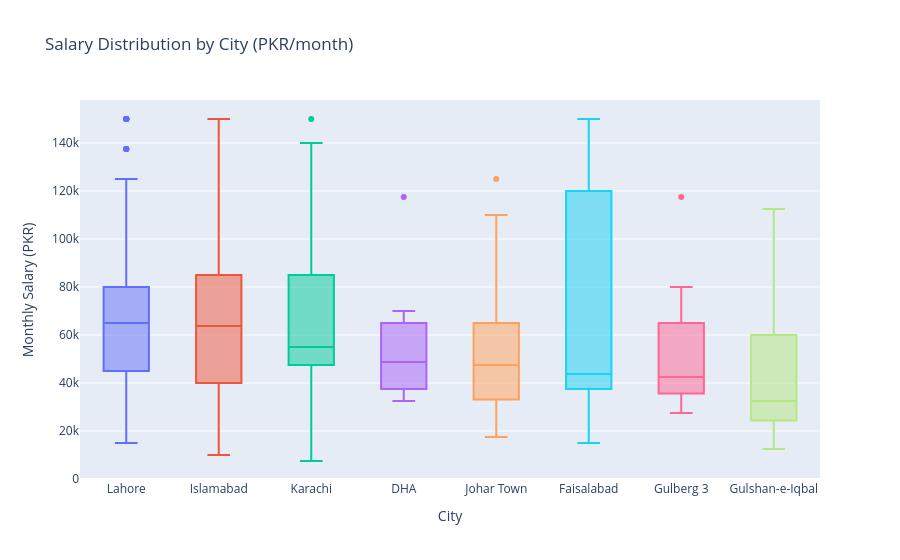

The notebook cell this image was saved under:
### Code cell
# Salary by City (Box Plot)
# Box plot shows median, spread, and outliers — more info than a bar chart
top_cities = df['city'].value_counts().head(8).index.tolist()
city_sal_df = df[df['city'].isin(top_cities) & df['salary_pkr'].notna()]

fig = px.box(
    city_sal_df,
    x='city', y='salary_pkr',
    title='Salary Distribution by City (PKR/month)',
    labels={'city': 'City', 'salary_pkr': 'Monthly Salary (PKR)'},
    color='city',
    category_orders={'city': city_sal_df.groupby('city')['salary_pkr'].median().sort_values(ascending=False).index.tolist()}
)
fig.update_layout(showlegend=False)
fig.show()

### Figure 1 — Plotly figure (JSON) as saved in the notebook; plotly's stock layout.template omitted (floating-point values rounded to 4 significant figures; data arrays with more than 128 entries replaced by an {"elided": "..."} marker saying what was removed)
{"data": [{"alignmentgroup": "True", "hovertemplate": "City=%{x}<br>Monthly Salary (PKR)=%{y}<extra></extra>", "legendgroup": "Lahore", "marker": {"color": "#636efa"}, "name": "Lahore", "notched": false, "offsetgroup": "Lahore", "orientation": "v", "showlegend": true, "type": "box", "x": {"elided": "135 str values"}, "x0": " ", "xaxis": "x", "y": {"elided": "135 float values"}, "y0": " ", "yaxis": "y"}, {"alignmentgroup": "True", "hovertemplate": "City=%{x}<br>Monthly Salary (PKR)=%{y}<extra></extra>", "legendgroup": "Islamabad", "marker": {"color": "#EF553B"}, "name": "Islamabad", "notched": false, "offsetgroup": "Islamabad", "orientation": "v", "showlegend": true, "type": "box", "x": ["Islamabad", "Islamabad", "Islamabad", "Islamabad", "Islamabad", "Islamabad", "Islamabad", "Islamabad", "Islamabad", "Islamabad", "Islamabad", "Islamabad", "Islamabad", "Islamabad", "Islamabad", "Islamabad", "Islamabad", "Islamabad", "Islamabad", "Islamabad", "Islamabad", "Islamabad", "Islamabad", "Islamabad", "Islamabad", "Islamabad", "Islamabad", "Islamabad", "Islamabad", "Islamabad", "Islamabad", "Islamabad", "Islamabad", "Islamabad", "Islamabad", "Islamabad", "Islamabad", "Islamabad", "Islamabad", "Islamabad", "Islamabad", "Islamabad", "Islamabad", "Islamabad", "Islamabad", "Islamabad", "Islamabad", "Islamabad", "Islamabad", "Islamabad", "Islamabad", "Islamabad", "Islamabad", "Islamabad", "Islamabad", "Islamabad", "Islamabad", "Islamabad", "Islamabad", "Islamabad", "Islamabad", "Islamabad", "Islamabad", "Islamabad", "Islamabad", "Islamabad", "Islamabad", "Islamabad", "Islamabad", "Islamabad", "Islamabad", "Islamabad", "Islamabad", "Islamabad", "Islamabad", "Islamabad", "Islamabad", "Islamabad", "Islamabad", "Islamabad", "Islamabad", "Islamabad", "Islamabad", "Islamabad", "Islamabad", "Islamabad", "Islamabad", "Islamabad", "Islamabad", "Islamabad", "Islamabad", "Islamabad", "Islamabad", "Islamabad", "Islamabad", "Islamabad", "Islamabad", "Islamabad", "Islamabad", "Islamabad", "Islamabad", "Islamabad", "Islamabad", "Islamabad", "Islamabad", "Islamabad", "Islamabad", "Islamabad", "Islamabad", "Islamabad", "Islamabad", "Islamabad", "Islamabad", "Islamabad", "Islamabad", "Islamabad", "Islamabad", "Islamabad", "Islamabad", "Islamabad"], "x0": " ", "xaxis": "x", "y": [60000.0, 65000.0, 75000.0, 75000.0, 55000.0, 65000.0, 32500.0, 32500.0, 32500.0, 85000.0, 40000.0, 150000.0, 97500.0, 50000.0, 95000.0, 95000.0, 45000.0, 70000.0, 25000.0, 32500.0, 14500.0, 35000.0, 150000.0, 50000.0, 105000.0, 22500.0, 82500.0, 45000.0, 140000.0, 125000.0, 47500.0, 125000.0, 37500.0, 25000.0, 80000.0, 115000.0, 22500.0, 37500.0, 85000.0, 37500.0, 125000.0, 80000.0, 70000.0, 50000.0, 90000.0, 65000.0, 50000.0, 55000.0, 32500.0, 85000.0, 42500.0, 55000.0, 125000.0, 52500.0, 37500.0, 65000.0, 107500.0, 40000.0, 70000.0, 30000.0, 42500.0, 65000.0, 20000.0, 25000.0, 65000.0, 110000.0, 140000.0, 65000.0, 65000.0, 35000.0, 30000.0, 32500.0, 32500.0, 32500.0, 10000.0, 85000.0, 85000.0, 150000.0, 40000.0, 35000.0, 75000.0, 70000.0, 85000.0, 85000.0, 27500.0, 150000.0, 55000.0, 75000.0, 125000.0, 65000.0, 65000.0, 60000.0, 125000.0, 27500.0, 45000.0, 85000.0, 85000.0, 80000.0, 50000.0, 122500.0, 57500.0, 62500.0, 50000.0, 60000.0, 55000.0, 112500.0, 55000.0, 102500.0, 65000.0, 47500.0, 60000.0, 50000.0, 90000.0, 32500.0, 80000.0, 75000.0, 14500.0, 60000.0, 150000.0, 150000.0], "y0": " ", "yaxis": "y"}, {"alignmentgroup": "True", "hovertemplate": "City=%{x}<br>Monthly Salary (PKR)=%{y}<extra></extra>", "legendgroup": "Karachi", "marker": {"color": "#00cc96"}, "name": "Karachi", "notched": false, "offsetgroup": "Karachi", "orientation": "v", "showlegend": true, "type": "box", "x": ["Karachi", "Karachi", "Karachi", "Karachi", "Karachi", "Karachi", "Karachi", "Karachi", "Karachi", "Karachi", "Karachi", "Karachi", "Karachi", "Karachi", "Karachi", "Karachi", "Karachi", "Karachi", "Karachi", "Karachi", "Karachi", "Karachi", "Karachi", "Karachi", "Karachi", "Karachi", "Karachi", "Karachi", "Karachi", "Karachi", "Karachi", "Karachi", "Karachi", "Karachi", "Karachi", "Karachi", "Karachi", "Karachi", "Karachi", "Karachi", "Karachi", "Karachi", "Karachi", "Karachi", "Karachi", "Karachi", "Karachi", "Karachi", "Karachi", "Karachi"], "x0": " ", "xaxis": "x", "y": [30000.0, 100000.0, 125000.0, 55000.0, 70000.0, 55000.0, 45000.0, 25000.0, 52500.0, 125000.0, 50000.0, 80000.0, 19000.0, 85000.0, 150000.0, 62500.0, 65000.0, 70000.0, 110000.0, 115000.0, 140000.0, 37500.0, 75000.0, 50000.0, 50000.0, 52500.0, 52500.0, 42500.0, 75000.0, 107500.0, 45000.0, 55000.0, 107500.0, 65000.0, 35000.0, 7500.0, 47500.0, 125000.0, 55000.0, 52500.0, 90000.0, 65000.0, 100000.0, 25000.0, 50000.0, 17500.0, 45000.0, 52500.0, 57500.0, 75000.0], "y0": " ", "yaxis": "y"}, {"alignmentgroup": "True", "hovertemplate": "City=%{x}<br>Monthly Salary (PKR)=%{y}<extra></extra>", "legendgroup": "DHA", "marker": {"color": "#ab63fa"}, "name": "DHA", "notched": false, "offsetgroup": "DHA", "orientation": "v", "showlegend": true, "type": "box", "x": ["DHA", "DHA", "DHA", "DHA", "DHA", "DHA", "DHA", "DHA", "DHA", "DHA", "DHA", "DHA", "DHA", "DHA", "DHA", "DHA", "DHA", "DHA", "DHA", "DHA"], "x0": " ", "xaxis": "x", "y": [117500.0, 70000.0, 40000.0, 65000.0, 45000.0, 47500.0, 65000.0, 50000.0, 37500.0, 57500.0, 37500.0, 37500.0, 65000.0, 32500.0, 65000.0, 42500.0, 37500.0, 65000.0, 32500.0, 55000.0], "y0": " ", "yaxis": "y"}, {"alignmentgroup": "True", "hovertemplate": "City=%{x}<br>Monthly Salary (PKR)=%{y}<extra></extra>", "legendgroup": "Johar Town", "marker": {"color": "#FFA15A"}, "name": "Johar Town", "notched": false, "offsetgroup": "Johar Town", "orientation": "v", "showlegend": true, "type": "box", "x": ["Johar Town", "Johar Town", "Johar Town", "Johar Town", "Johar Town", "Johar Town", "Johar Town", "Johar Town", "Johar Town", "Johar Town", "Johar Town", "Johar Town", "Johar Town", "Johar Town", "Johar Town", "Johar Town", "Johar Town", "Johar Town", "Johar Town", "Johar Town", "Johar Town", "Johar Town", "Johar Town", "Johar Town", "Johar Town", "Johar Town", "Johar Town"], "x0": " ", "xaxis": "x", "y": [125000.0, 60000.0, 77500.0, 27500.0, 110000.0, 32500.0, 27500.0, 65000.0, 60000.0, 35000.0, 27500.0, 47500.0, 17500.0, 57500.0, 40000.0, 22500.0, 35000.0, 27500.0, 55000.0, 90000.0, 45000.0, 40000.0, 65000.0, 65000.0, 90000.0, 35000.0, 50000.0], "y0": " ", "yaxis": "y"}, {"alignmentgroup": "True", "hovertemplate": "City=%{x}<br>Monthly Salary (PKR)=%{y}<extra></extra>", "legendgroup": "Faisalabad", "marker": {"color": "#19d3f3"}, "name": "Faisalabad", "notched": false, "offsetgroup": "Faisalabad", "orientation": "v", "showlegend": true, "type": "box", "x": ["Faisalabad", "Faisalabad", "Faisalabad", "Faisalabad", "Faisalabad", "Faisalabad", "Faisalabad", "Faisalabad"], "x0": " ", "xaxis": "x", "y": [15000.0, 47500.0, 40000.0, 40000.0, 35000.0, 150000.0, 140000.0, 100000.0], "y0": " ", "yaxis": "y"}, {"alignmentgroup": "True", "hovertemplate": "City=%{x}<br>Monthly Salary (PKR)=%{y}<extra></extra>", "legendgroup": "Gulberg 3", "marker": {"color": "#FF6692"}, "name": "Gulberg 3", "notched": false, "offsetgroup": "Gulberg 3", "orientation": "v", "showlegend": true, "type": "box", "x": ["Gulberg 3", "Gulberg 3", "Gulberg 3", "Gulberg 3", "Gulberg 3", "Gulberg 3", "Gulberg 3", "Gulberg 3", "Gulberg 3", "Gulberg 3", "Gulberg 3", "Gulberg 3", "Gulberg 3", "Gulberg 3", "Gulberg 3", "Gulberg 3", "Gulberg 3", "Gulberg 3", "Gulberg 3"], "x0": " ", "xaxis": "x", "y": [37500.0, 37500.0, 80000.0, 80000.0, 50000.0, 67500.0, 75000.0, 35000.0, 35000.0, 35000.0, 35000.0, 37500.0, 47500.0, 57500.0, 27500.0, 40000.0, 42500.0, 117500.0, 50000.0], "y0": " ", "yaxis": "y"}, {"alignmentgroup": "True", "hovertemplate": "City=%{x}<br>Monthly Salary (PKR)=%{y}<extra></extra>", "legendgroup": "Gulshan-e-Iqbal", "marker": {"color": "#B6E880"}, "name": "Gulshan-e-Iqbal", "notched": false, "offsetgroup": "Gulshan-e-Iqbal", "orientation": "v", "showlegend": true, "type": "box", "x": ["Gulshan-e-Iqbal", "Gulshan-e-Iqbal", "Gulshan-e-Iqbal", "Gulshan-e-Iqbal", "Gulshan-e-Iqbal", "Gulshan-e-Iqbal", "Gulshan-e-Iqbal", "Gulshan-e-Iqbal", "Gulshan-e-Iqbal", "Gulshan-e-Iqbal", "Gulshan-e-Iqbal", "Gulshan-e-Iqbal", "Gulshan-e-Iqbal"], "x0": " ", "xaxis": "x", "y": [30000.0, 30000.0, 112500.0, 60000.0, 32500.0, 60000.0, 25000.0, 45000.0, 55000.0, 12500.0, 12500.0, 22500.0, 95000.0], "y0": " ", "yaxis": "y"}], "layout": {"boxmode": "overlay", "legend": {"title": {"text": "City"}, "tracegroupgap": 0}, "showlegend": false, "title": {"text": "Salary Distribution by City (PKR/month)"}, "xaxis": {"anchor": "y", "categoryarray": ["Lahore", "Islamabad", "Karachi", "DHA", "Johar Town", "Faisalabad", "Gulberg 3", "Gulshan-e-Iqbal"], "categoryorder": "array", "domain": [0, 1], "title": {"text": "City"}}, "yaxis": {"anchor": "x", "domain": [0, 1], "title": {"text": "Monthly Salary (PKR)"}}}}
